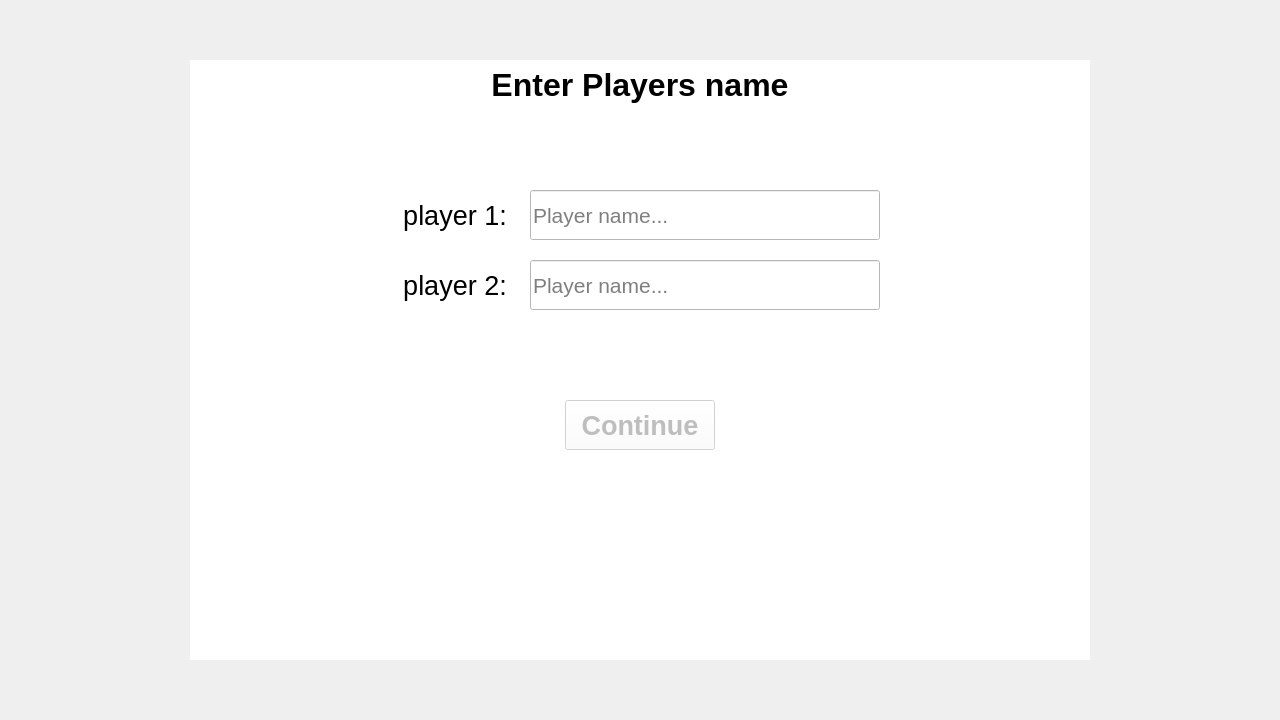
<?xml version="1.0" encoding="UTF-8"?>
<ui version="4.0">
 <class>LoginScreen</class>
 <widget class="QWidget" name="LoginScreen">
  <property name="geometry">
   <rect>
    <x>0</x>
    <y>0</y>
    <width>1280</width>
    <height>720</height>
   </rect>
  </property>
  <property name="windowTitle">
   <string>Form</string>
  </property>
  <layout class="QGridLayout" name="gridLayout">
   <item row="0" column="1">
    <widget class="QGroupBox" name="groupBox">
     <property name="enabled">
      <bool>true</bool>
     </property>
     <property name="minimumSize">
      <size>
       <width>900</width>
       <height>600</height>
      </size>
     </property>
     <property name="maximumSize">
      <size>
       <width>900</width>
       <height>600</height>
      </size>
     </property>
     <property name="styleSheet">
      <string notr="true">background-color: rgb(255, 255, 255);</string>
     </property>
     <property name="title">
      <string/>
     </property>
     <property name="alignment">
      <set>Qt::AlignmentFlag::AlignCenter</set>
     </property>
     <widget class="QLabel" name="titleLabel">
      <property name="geometry">
       <rect>
        <x>0</x>
        <y>0</y>
        <width>900</width>
        <height>50</height>
       </rect>
      </property>
      <property name="sizePolicy">
       <sizepolicy hsizetype="Preferred" vsizetype="Preferred">
        <horstretch>0</horstretch>
        <verstretch>0</verstretch>
       </sizepolicy>
      </property>
      <property name="minimumSize">
       <size>
        <width>900</width>
        <height>50</height>
       </size>
      </property>
      <property name="maximumSize">
       <size>
        <width>900</width>
        <height>50</height>
       </size>
      </property>
      <property name="font">
       <font>
        <pointsize>24</pointsize>
        <italic>false</italic>
        <bold>true</bold>
        <underline>false</underline>
        <strikeout>false</strikeout>
        <kerning>true</kerning>
       </font>
      </property>
      <property name="text">
       <string>Enter Players name</string>
      </property>
      <property name="alignment">
       <set>Qt::AlignmentFlag::AlignCenter</set>
      </property>
     </widget>
     <widget class="QWidget" name="widget" native="true">
      <property name="geometry">
       <rect>
        <x>0</x>
        <y>50</y>
        <width>900</width>
        <height>550</height>
       </rect>
      </property>
      <property name="minimumSize">
       <size>
        <width>900</width>
        <height>550</height>
       </size>
      </property>
      <property name="maximumSize">
       <size>
        <width>900</width>
        <height>550</height>
       </size>
      </property>
      <widget class="QLineEdit" name="lineEditP2">
       <property name="geometry">
        <rect>
         <x>340</x>
         <y>150</y>
         <width>350</width>
         <height>50</height>
        </rect>
       </property>
       <property name="font">
        <font>
         <pointsize>16</pointsize>
        </font>
       </property>
       <property name="maxLength">
        <number>20</number>
       </property>
       <property name="placeholderText">
        <string>Player name...</string>
       </property>
      </widget>
      <widget class="QPushButton" name="continueBtn">
       <property name="enabled">
        <bool>false</bool>
       </property>
       <property name="geometry">
        <rect>
         <x>375</x>
         <y>290</y>
         <width>150</width>
         <height>50</height>
        </rect>
       </property>
       <property name="font">
        <font>
         <pointsize>20</pointsize>
         <bold>true</bold>
        </font>
       </property>
       <property name="text">
        <string>Continue</string>
       </property>
      </widget>
      <widget class="QLineEdit" name="lineEditP1">
       <property name="geometry">
        <rect>
         <x>340</x>
         <y>80</y>
         <width>350</width>
         <height>50</height>
        </rect>
       </property>
       <property name="font">
        <font>
         <pointsize>16</pointsize>
        </font>
       </property>
       <property name="text">
        <string/>
       </property>
       <property name="maxLength">
        <number>20</number>
       </property>
       <property name="placeholderText">
        <string>Player name...</string>
       </property>
      </widget>
      <widget class="QLabel" name="label">
       <property name="geometry">
        <rect>
         <x>210</x>
         <y>80</y>
         <width>110</width>
         <height>50</height>
        </rect>
       </property>
       <property name="font">
        <font>
         <pointsize>20</pointsize>
        </font>
       </property>
       <property name="text">
        <string>player 1:</string>
       </property>
       <property name="alignment">
        <set>Qt::AlignmentFlag::AlignCenter</set>
       </property>
      </widget>
      <widget class="QLabel" name="label_2">
       <property name="geometry">
        <rect>
         <x>210</x>
         <y>150</y>
         <width>110</width>
         <height>50</height>
        </rect>
       </property>
       <property name="font">
        <font>
         <pointsize>20</pointsize>
         <underline>false</underline>
        </font>
       </property>
       <property name="text">
        <string>player 2:</string>
       </property>
       <property name="alignment">
        <set>Qt::AlignmentFlag::AlignCenter</set>
       </property>
      </widget>
      <widget class="QLabel" name="errorLabel">
       <property name="geometry">
        <rect>
         <x>330</x>
         <y>410</y>
         <width>261</width>
         <height>71</height>
        </rect>
       </property>
       <property name="font">
        <font>
         <pointsize>16</pointsize>
        </font>
       </property>
       <property name="styleSheet">
        <string notr="true">color: rgb(213, 0, 0);</string>
       </property>
       <property name="text">
        <string/>
       </property>
       <property name="alignment">
        <set>Qt::AlignmentFlag::AlignCenter</set>
       </property>
      </widget>
     </widget>
    </widget>
   </item>
  </layout>
 </widget>
 <tabstops>
  <tabstop>lineEditP1</tabstop>
  <tabstop>lineEditP2</tabstop>
  <tabstop>continueBtn</tabstop>
 </tabstops>
 <resources/>
 <connections/>
</ui>
